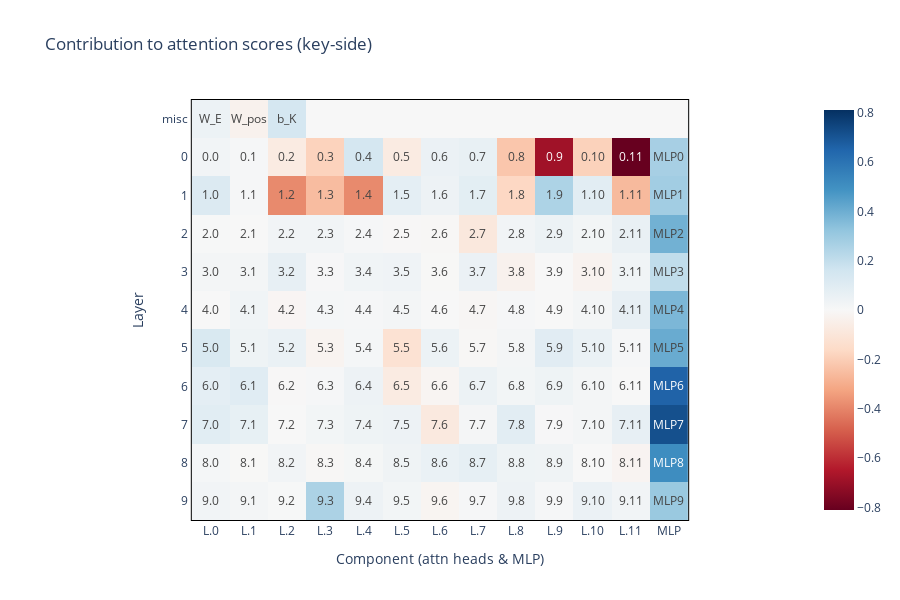

The notebook cell saved with this chart:
### Code cell
text = [["W_E", "W_pos", "b_K"] + ["" for _ in range(10)]]
for layer in range(0, 10):
    text.append([f"{layer}.{head}" for head in range(12)] + [f"MLP{layer}"])

fig = imshow(
    contribution_to_attn_scores,
    title="Contribution to attention scores (key-side)",
    labels={"x": "Component (attn heads & MLP)", "y": "Layer"},
    y=["misc"] + [str(i) for i in range(10)],
    x=[f"L.{i}" for i in range(12)] + ["MLP"],
    border=True,
    width=900,
    height=600,
    return_fig=True
)
fig.data[0].update(
    text=text, 
    texttemplate="%{text}", 
    textfont={"size": 12}
)
fig.show()

### Figure 1 — Plotly figure (JSON) as saved in the notebook; plotly's stock layout.template omitted (floating-point values rounded to 4 significant figures; data arrays with more than 128 entries replaced by an {"elided": "..."} marker saying what was removed)
{"data": [{"coloraxis": "coloraxis", "hovertemplate": "Component (attn heads & MLP): %{x}<br>Layer: %{y}<br>color: %{z}<extra></extra>", "name": "0", "text": {"elided": "11x13 str values"}, "textfont": {"size": 12}, "texttemplate": "%{text}", "type": "heatmap", "x": ["L.0", "L.1", "L.2", "L.3", "L.4", "L.5", "L.6", "L.7", "L.8", "L.9", "L.10", "L.11", "MLP"], "xaxis": "x", "y": ["misc", "0", "1", "2", "3", "4", "5", "6", "7", "8", "9"], "yaxis": "y", "z": {"elided": "11x13 float values"}}], "layout": {"coloraxis": {"cmid": 0, "colorscale": [[0, "rgb(103,0,31)"], [0.1, "rgb(178,24,43)"], [0.2, "rgb(214,96,77)"], [0.3, "rgb(244,165,130)"], [0.4, "rgb(253,219,199)"], [0.5, "rgb(247,247,247)"], [0.6, "rgb(209,229,240)"], [0.7, "rgb(146,197,222)"], [0.8, "rgb(67,147,195)"], [0.9, "rgb(33,102,172)"], [1, "rgb(5,48,97)"]]}, "height": 600, "modebar": {"add": ["drawline", "drawopenpath", "drawclosedpath", "drawcircle", "drawrect", "eraseshape"]}, "title": {"text": "Contribution to attention scores (key-side)"}, "width": 900, "xaxis": {"anchor": "y", "constrain": "domain", "domain": [0, 1], "linecolor": "black", "linewidth": 1, "mirror": true, "scaleanchor": "y", "showline": true, "title": {"text": "Component (attn heads & MLP)"}}, "yaxis": {"anchor": "x", "autorange": "reversed", "constrain": "domain", "domain": [0, 1], "linecolor": "black", "linewidth": 1, "mirror": true, "showline": true, "title": {"text": "Layer"}}}}
